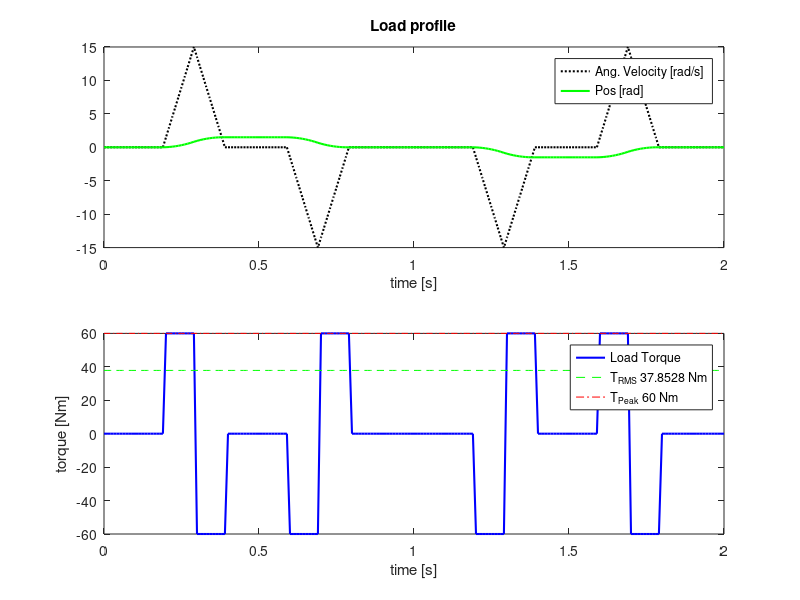
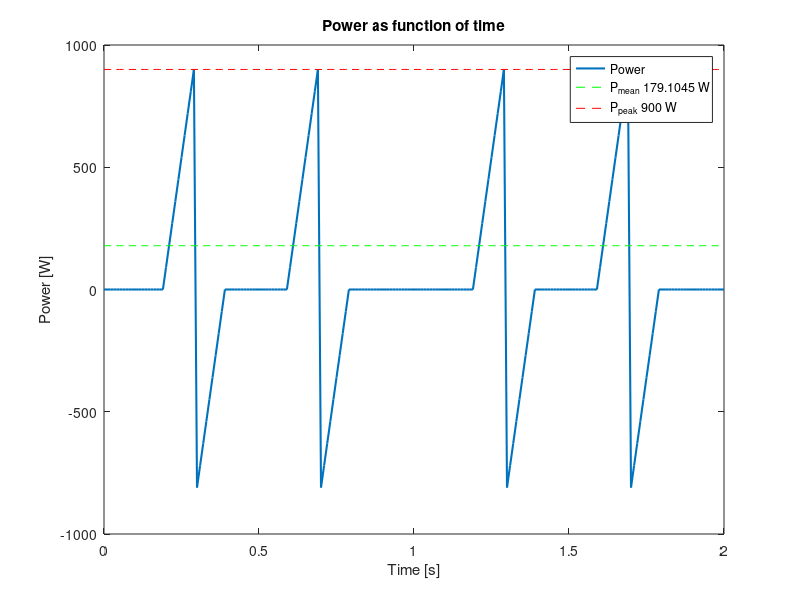

Write MATLAB code to recreate these figures, in order.
%Example load file, this file implements an inertial load.
%Modify the file to implement the load in the design case.
%Run this file before the motor selection file is executed.
%Fredrik Roos, December 2004.
close all;
format short;
clear all;


% Acceleration, speed and position vectors.
Acc=150;
acc(1:20) = 0;
acc(21:30) = Acc;
acc(31:40) = -Acc;
acc(41:60) = 0;
acc(61:70) = -Acc;
acc(71:80) = Acc;
acc(81:120) = 0;
acc(121:130) = -Acc;
acc(131:140) = Acc;
acc(141:160) = 0;
acc(161:170) = Acc;
acc(171:180) = -Acc;
acc(181:201) = 0;

timeStep= 0.01; %resultion on load cycle
time=(0:timeStep:2); %time vector
tau = timeStep*length(time); %total time

velocity = length(time);
position = length(time);
summation=0;
summation2 = 0;

for idx=1 : length(acc)
    summation = summation + acc(idx)*timeStep;
    velocity(idx) = summation;
    summation2= summation2 +velocity(idx)*timeStep;
    position(idx) = summation2;
end

%Load Torque vector
JL = 0.4;
Tl = JL.*acc; %Load torque


MaxLRPM = max(velocity)*60/(2*pi); %Maximum RPM during the loadcycle

figure
%subplot(2,1,1); plot(t,acc,'b');
hold on;

subplot(2,1,1); plot(time,velocity,'k:','linewidth',1.5);
hold on
subplot(2,1,1); plot(time,position,'g','linewidth',1.5);
%grid;
set(gca,'Fontsize',12)
xlabel('time [s]')
title(['Load profile'])
set(gca,'Fontsize',10)
%legend('Ang. Acceleration [rad/s^2]', 'Ang. Velocity [rad/s]', 'Pos [rad]')
legend('Ang. Velocity [rad/s]', 'Pos [rad]')



%Load constants....for RMS calculations rms = sqrt(Cr^2*n^2*k1+k2/(n^2)+2*Cr*k3)
%Torque
k1 = sum(acc.^2*timeStep)/tau;
k2 = sum(Tl.^2*timeStep)/tau;
k3 = sum(Tl.*acc*timeStep)/tau;
Tlmax = max(abs(Tl));
Tlrms = sqrt(k2);



subplot(2,1,2);plot(time,Tl,'b','linewidth',1.5);
hold on;
temp=ones(size(time))*Tlrms;
subplot(2,1,2);line(time,temp,'Color','g','LineStyle','--');
temp=ones(size(time))*Tlmax;
subplot(2,1,2);line(time,temp,'Color','r','LineStyle','-.');

set(gca,'Fontsize',12)
%grid;
xlabel('time [s]')
ylabel('torque [Nm]')
set(gca,'Fontsize',10)
legend('Load Torque', ['T_{RMS} ', num2str(Tlrms(1)),' Nm'], ['T_{Peak} ', num2str(Tlmax(1)),' Nm'])

%print -depsc -tiff -f load.eps

%Power...T*w
figure
Pl = Tl.*velocity;
plot(time,Pl,'linewidth',1.5);
%grid;
Plmean=norm(Pl,1)*timeStep/tau;
Plmax=max(Pl);
hold on
line(time,ones(size(time))*Plmean,'Color','g','LineStyle','--')
line(time,ones(size(time))*Plmax,'Color','r','LineStyle','--')
title('Power as function of time');
xlabel('Time [s]')
ylabel('Power [W]')
legend('Power',['P_{mean} ',num2str(Plmean(1)),' W'],['P_{peak} ',num2str(Plmax(1)),' W']);

%Energy
%Only positive energy are comming in to the system...

Wtemp =Pl;
for idx=1:length(Wtemp)
    if(Wtemp(idx) < 0)
        Wtemp(idx) = 0;
    end
end
    
Wload = sum(Wtemp*timeStep);
